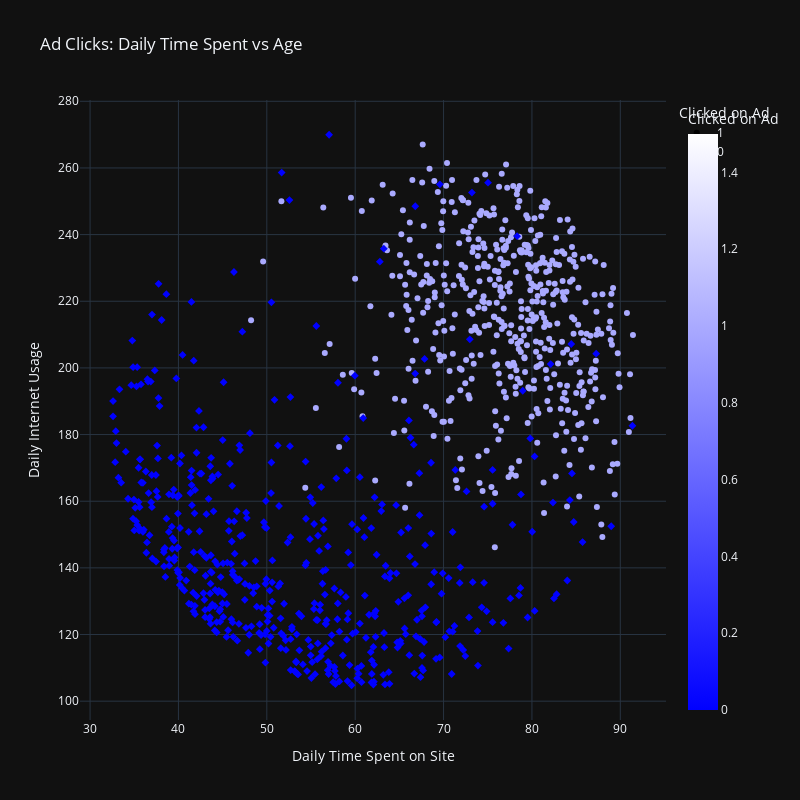

Write notebook code for a chart like this one.
### Code cell
px.scatter(
    df,
    x="Daily Time Spent on Site",
    y="Daily Internet Usage",
    color="Clicked on Ad",
    symbol="Clicked on Ad",
    title="Ad Clicks: Daily Time Spent vs Age",
    color_continuous_scale=["blue", "white"],
    height=800,
    width=800,
)

### Figure 1 — Plotly figure (JSON) as saved in the notebook; plotly's stock layout.template omitted (floating-point values rounded to 4 significant figures; data arrays with more than 128 entries replaced by an {"elided": "..."} marker saying what was removed)
{"data": [{"hovertemplate": "Clicked on Ad=%{marker.color}<br>Daily Time Spent on Site=%{x}<br>Daily Internet Usage=%{y}<extra></extra>", "legendgroup": "1", "marker": {"color": {"elided": "500 int values"}, "coloraxis": "coloraxis", "symbol": "circle"}, "mode": "markers", "name": "1", "orientation": "v", "showlegend": true, "type": "scatter", "x": {"elided": "500 float values"}, "xaxis": "x", "y": {"elided": "500 float values"}, "yaxis": "y"}, {"hovertemplate": "Clicked on Ad=%{marker.color}<br>Daily Time Spent on Site=%{x}<br>Daily Internet Usage=%{y}<extra></extra>", "legendgroup": "0", "marker": {"color": {"elided": "500 int values"}, "coloraxis": "coloraxis", "symbol": "diamond"}, "mode": "markers", "name": "0", "orientation": "v", "showlegend": true, "type": "scatter", "x": {"elided": "500 float values"}, "xaxis": "x", "y": {"elided": "500 float values"}, "yaxis": "y"}], "layout": {"coloraxis": {"colorbar": {"title": {"text": "Clicked on Ad"}}, "colorscale": [[0, "blue"], [1, "white"]]}, "height": 800, "legend": {"title": {"text": "Clicked on Ad"}, "tracegroupgap": 0}, "title": {"text": "Ad Clicks: Daily Time Spent vs Age"}, "width": 800, "xaxis": {"anchor": "y", "domain": [0, 1], "title": {"text": "Daily Time Spent on Site"}}, "yaxis": {"anchor": "x", "domain": [0, 1], "title": {"text": "Daily Internet Usage"}}}}
